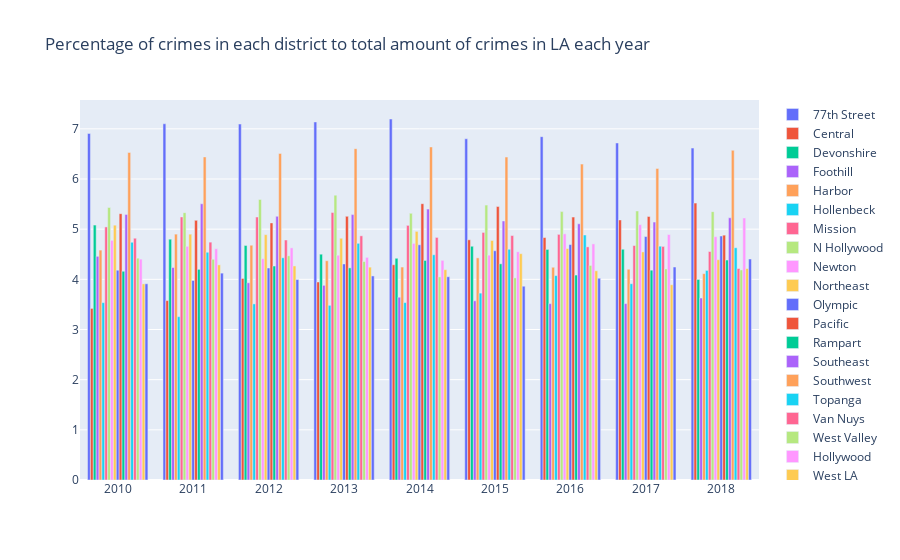

This figure's notebook cell:
### Code cell
traces_6_2 = []
for i in df_task6_2.index:
    traces_6_2.append(go.Bar(x=df_task6_2.columns, y=df_task6_2.loc[i], name=i))  
layout_6_2 = {'title': 'Percentage of crimes in each district to total amount of crimes in LA each year'}
fig_6_2 = go.Figure(data=traces_6_2, layout=layout_6_2)
iplot(fig_6_2, show_link=False)

### Figure 1 — Plotly figure (JSON) as saved in the notebook; plotly's stock layout.template omitted (floating-point values rounded to 4 significant figures)
{"data": [{"name": "77th Street", "type": "bar", "x": ["2010", "2011", "2012", "2013", "2014", "2015", "2016", "2017", "2018"], "y": [6.908, 7.101, 7.095, 7.137, 7.196, 6.802, 6.844, 6.718, 6.616]}, {"name": "Central", "type": "bar", "x": ["2010", "2011", "2012", "2013", "2014", "2015", "2016", "2017", "2018"], "y": [3.42, 3.576, 4.017, 3.947, 4.291, 4.788, 4.832, 5.184, 5.519]}, {"name": "Devonshire", "type": "bar", "x": ["2010", "2011", "2012", "2013", "2014", "2015", "2016", "2017", "2018"], "y": [5.082, 4.8, 4.675, 4.501, 4.419, 4.659, 4.596, 4.599, 3.998]}, {"name": "Foothill", "type": "bar", "x": ["2010", "2011", "2012", "2013", "2014", "2015", "2016", "2017", "2018"], "y": [4.459, 4.235, 3.931, 3.88, 3.643, 3.572, 3.515, 3.516, 3.627]}, {"name": "Harbor", "type": "bar", "x": ["2010", "2011", "2012", "2013", "2014", "2015", "2016", "2017", "2018"], "y": [4.583, 4.901, 4.68, 4.371, 4.245, 4.428, 4.241, 4.201, 4.113]}, {"name": "Hollenbeck", "type": "bar", "x": ["2010", "2011", "2012", "2013", "2014", "2015", "2016", "2017", "2018"], "y": [3.536, 3.255, 3.51, 3.482, 3.536, 3.725, 4.074, 3.913, 4.178]}, {"name": "Mission", "type": "bar", "x": ["2010", "2011", "2012", "2013", "2014", "2015", "2016", "2017", "2018"], "y": [5.045, 5.244, 5.242, 5.332, 5.076, 4.935, 4.896, 4.674, 4.555]}, {"name": "N Hollywood", "type": "bar", "x": ["2010", "2011", "2012", "2013", "2014", "2015", "2016", "2017", "2018"], "y": [5.432, 5.329, 5.592, 5.678, 5.315, 5.48, 5.35, 5.362, 5.349]}, {"name": "Newton", "type": "bar", "x": ["2010", "2011", "2012", "2013", "2014", "2015", "2016", "2017", "2018"], "y": [4.777, 4.658, 4.412, 4.481, 4.716, 4.482, 4.907, 5.09, 4.85]}, {"name": "Northeast", "type": "bar", "x": ["2010", "2011", "2012", "2013", "2014", "2015", "2016", "2017", "2018"], "y": [5.08, 4.9, 4.891, 4.819, 4.956, 4.774, 4.614, 4.547, 4.392]}, {"name": "Olympic", "type": "bar", "x": ["2010", "2011", "2012", "2013", "2014", "2015", "2016", "2017", "2018"], "y": [4.182, 3.977, 4.226, 4.306, 4.688, 4.57, 4.693, 4.853, 4.864]}, {"name": "Pacific", "type": "bar", "x": ["2010", "2011", "2012", "2013", "2014", "2015", "2016", "2017", "2018"], "y": [5.309, 5.175, 5.125, 5.255, 5.508, 5.451, 5.241, 5.253, 4.881]}, {"name": "Rampart", "type": "bar", "x": ["2010", "2011", "2012", "2013", "2014", "2015", "2016", "2017", "2018"], "y": [4.161, 4.199, 4.265, 4.228, 4.376, 4.309, 4.086, 4.182, 4.385]}, {"name": "Southeast", "type": "bar", "x": ["2010", "2011", "2012", "2013", "2014", "2015", "2016", "2017", "2018"], "y": [5.294, 5.506, 5.256, 5.291, 5.4, 5.164, 5.107, 5.141, 5.227]}, {"name": "Southwest", "type": "bar", "x": ["2010", "2011", "2012", "2013", "2014", "2015", "2016", "2017", "2018"], "y": [6.529, 6.44, 6.51, 6.605, 6.639, 6.437, 6.297, 6.21, 6.572]}, {"name": "Topanga", "type": "bar", "x": ["2010", "2011", "2012", "2013", "2014", "2015", "2016", "2017", "2018"], "y": [4.739, 4.54, 4.43, 4.718, 4.49, 4.599, 4.884, 4.661, 4.629]}, {"name": "Van Nuys", "type": "bar", "x": ["2010", "2011", "2012", "2013", "2014", "2015", "2016", "2017", "2018"], "y": [4.819, 4.741, 4.784, 4.867, 4.835, 4.872, 4.647, 4.656, 4.215]}, {"name": "West Valley", "type": "bar", "x": ["2010", "2011", "2012", "2013", "2014", "2015", "2016", "2017", "2018"], "y": [4.422, 4.4, 4.469, 4.354, 4.049, 4.029, 4.277, 4.207, 4.188]}, {"name": "Hollywood", "type": "bar", "x": ["2010", "2011", "2012", "2013", "2014", "2015", "2016", "2017", "2018"], "y": [4.403, 4.61, 4.627, 4.438, 4.378, 4.55, 4.706, 4.893, 5.224]}, {"name": "West LA", "type": "bar", "x": ["2010", "2011", "2012", "2013", "2014", "2015", "2016", "2017", "2018"], "y": [3.91, 4.289, 4.267, 4.243, 4.192, 4.511, 4.17, 3.892, 4.215]}, {"name": "Wilshire", "type": "bar", "x": ["2010", "2011", "2012", "2013", "2014", "2015", "2016", "2017", "2018"], "y": [3.912, 4.124, 3.996, 4.067, 4.052, 3.863, 4.022, 4.246, 4.405]}], "layout": {"title": {"text": "Percentage of crimes in each district to total amount of crimes in LA each year"}}}
